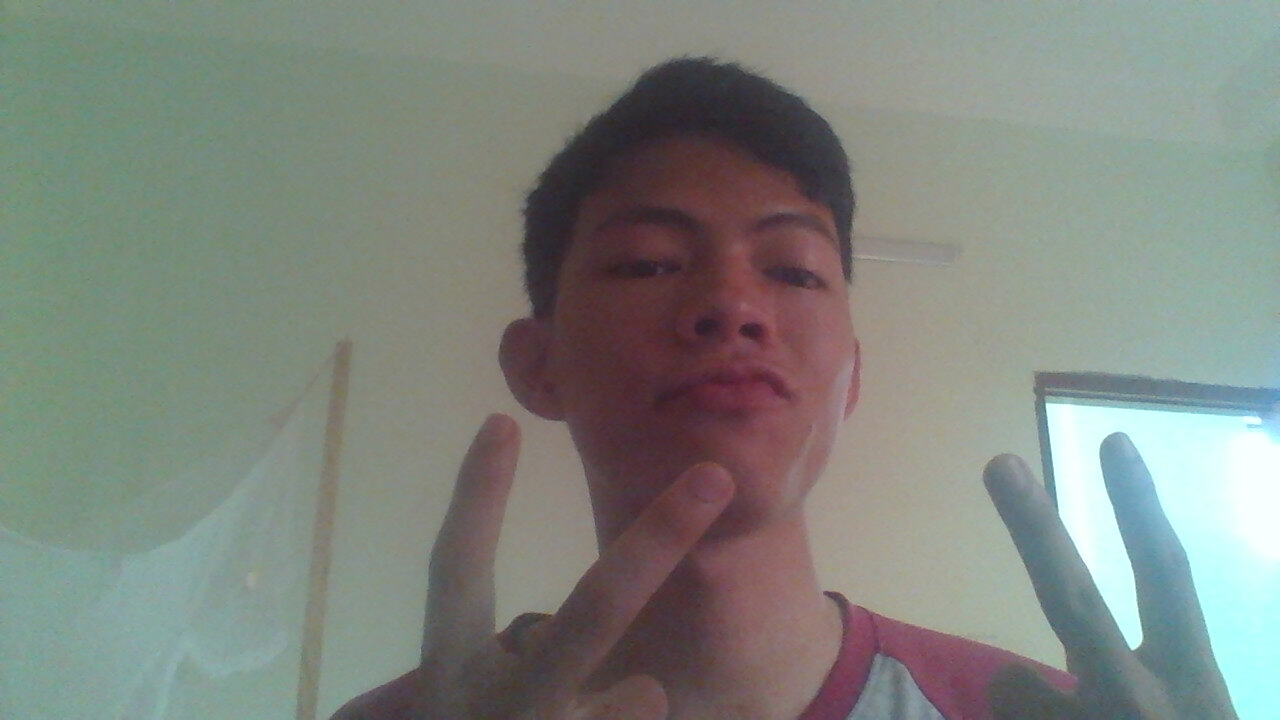
#> input picture test.jpg, 1280 x 720 px; its folder holds only this picture in this run
$ python -i __init__.py   (imports and definitions only)   (Python 2 division)
#> lines starting #> are read from the running program, lines starting #| are printed output that depends on the picture
import cv2
import numpy as np
import os
from setting import NAME_LIST, OUT_PATH
import math


def resize(image):
    height = image.shape[0]
#> height = 720
    width = image.shape[1]
#> width = 1280
    sc = width*1.0/height
#> sc = 1.78
    if sc>1:
        x = width-height
#> x = 560
        image = cv2.copyMakeBorder(image,x/2,x/2,0,0,cv2.BORDER_CONSTANT,value=[0,0,0])
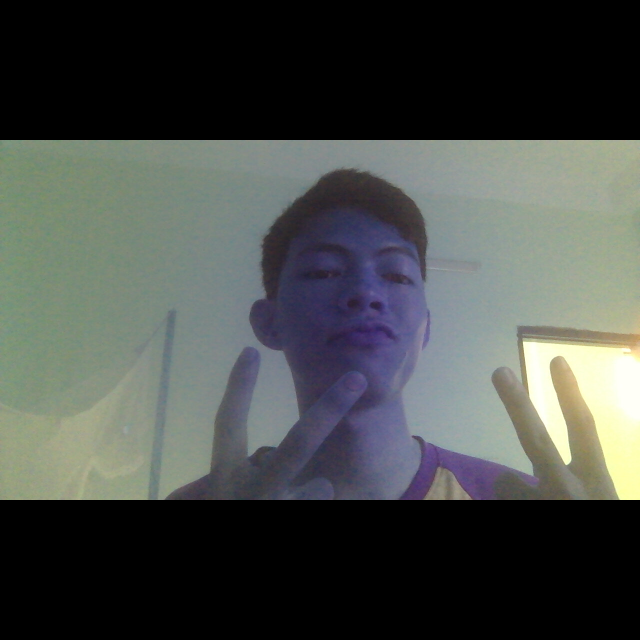
#> image: shape (1280, 1280, 3) (shown at 1/2 size); mean of channels 0, 1, 2 72.1, 75.2, 71.4; drawn as B, G, R
    if sc<1:
        x = height-width
        image = cv2.copyMakeBorder(image,0,0,x/2,x/2,cv2.BORDER_CONSTANT,value=[0,0,0])

    # r = 100.0 / image.shape[0]
    dim = (100, 100)
    image = cv2.resize(image, dim, interpolation = cv2.INTER_AREA)
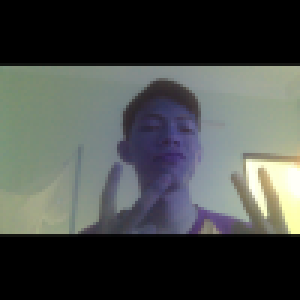
#> image: shape (100, 100, 3) (shown 3 times larger); mean of channels 0, 1, 2 72.1, 75.2, 71.4; drawn as B, G, R

    return image


def kmeans(img,k=3, loop=5):
    # img = cv2.imread('1ant009.jpg')
    # im = cv2.cvtColor(img,cv2.COLOR_RGB2Lab)
#> called with k = 3, loop = 5
    Z = img.reshape((-1,3))

    # [14 lines of commented-out code are left out]
    Z = np.float32(Z)
    # define criteria, number of clusters(K) and apply kmeans()
    criteria = (cv2.TERM_CRITERIA_EPS + cv2.TERM_CRITERIA_MAX_ITER, loop, 1.0)
    # criteria = (cv2.TERM_CRITERIA_MAX_ITER, loop, 1.0)
    ret,label,center = cv2.kmeans(Z,k,None,criteria,10,cv2.KMEANS_RANDOM_CENTERS)
#> ret = 11903595.4; label = 10000 values, max 2 at index 0, min 0 at index 2652, mean 1.31; center = [[89.86, 66.13, 70.22], [139.9, 154.2, 144.1], [0.69, 0.746, 0.717]]

    # Now convert back into uint8, and make original image
    center = np.uint8(center)
#> center = [[89, 66, 70], [139, 154, 144], [0, 0, 0]]
    res = center[label.flatten()]
    res2 = res.reshape((img.shape))
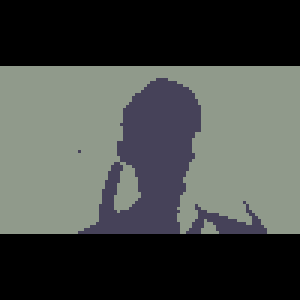
#> res2: shape (100, 100, 3) (shown 3 times larger); mean of channels 0, 1, 2 71.3, 74.8, 71; drawn as B, G, R

    # cv2.imwrite("ok3.jpg", res2)
    return label, center, res2


# [24 lines left out: functions onClusterChange, onKmeanChange, onErosionChange, onDilasionChange, not called in this run]


def fill(board,image,m,n):
    for i in xrange(image.shape[0]):
        for j in xrange(image.shape[1]):
            board[m*100+i][n*image.shape[1]+j] = image[i][j]
    return board

def joinMutipleImage(*images):
    m = int(round(len(images)/2.0))
    n = 2
    width = 0
    height = 200
    for i in xrange(m):
        width = width + images[i].shape[1]
    canvas = np.zeros((height, width, 3), dtype=np.uint8)
    # for item in images:
    k = 0
    for i in xrange(n):
        for j in xrange(m):
            if k< len(images):
                canvas = fill(canvas,images[k],i,j)
                k = k + 1
    return canvas

def extraction(image,n, count):
    result = []
    label, center, kmean_image = kmeans(image,n, count)
#> center = [[89, 66, 70], [139, 154, 144], [0, 0, 0]]
    # [8 lines of commented-out code are left out]
    for i in xrange(n):
        new_image = image.tolist()
        kmean_image_list = kmean_image.tolist()
        # new_image = map(lambda row: map(lambda point: point if point != center[i].tolist() else [0,0,0], row), kmean_image_list)
        for index_row,row in enumerate(kmean_image_list):
            for index_column,point in enumerate(row):
                if point != center[i].tolist():
                    new_image[index_row][index_column]=[0,0,0]

        new_image = np.array(new_image, dtype=np.uint8)
        # new_image = cv2.cvtColor(new_image, cv2.COLOR_BGR2GRAY)
        # ret,new_image = cv2.threshold(new_image,0,255,cv2.THRESH_OTSU)
        result.append(new_image)
#> this loop made 3 passes
#> pass 1, in extraction, `new_image = np.array(new_image, dtype=np.uint8)`:
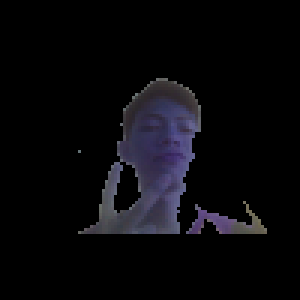
#> new_image: shape (100, 100, 3) (shown 3 times larger); mean of channels 0, 1, 2 11.7, 8.6, 9.2; drawn as B, G, R
#> pass 2, in extraction, `new_image = np.array(new_image, dtype=np.uint8)`:
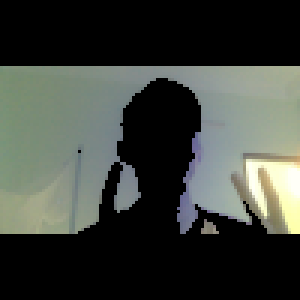
#> new_image: shape (100, 100, 3) (shown 3 times larger); mean of channels 0, 1, 2 60.1, 66.2, 61.9; drawn as B, G, R
#> pass 3, in extraction, `new_image = np.array(new_image, dtype=np.uint8)`:
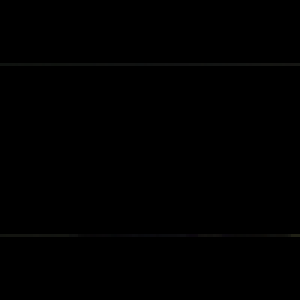
#> new_image: shape (100, 100, 3) (shown 3 times larger); mean of channels 0, 1, 2 0.3, 0.3, 0.3; drawn as B, G, R
#> after the loop, result = 3 items
    return result

def showImage(image):
    global num_of_cluster
    num_of_cluster = 3
    global loop_of_kmean
    loop_of_kmean = 5
    global Erosion
    Erosion = 0
    global Dilasion
    Dilasion = 0
    image = resize(image)

    # print image
    wname = "Image"
    cv2.namedWindow(wname)

    # create trackbars for color change
    cv2.createTrackbar('Cluster',wname,3,20,onClusterChange)
    cv2.createTrackbar('KCount',wname,5,20,onKmeanChange)
    # cv2.createTrackbar('Erosion',wname,0,1,onErosionChange)
    # cv2.createTrackbar('Dilasion',wname,0,1,onDilasionChange)
    global update
    update = True
    run = True
    while(run):
        # if update:
        images = extraction(image,num_of_cluster, loop_of_kmean)
#> images = 3 items
        show_image = joinMutipleImage(*images)
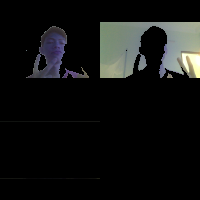
#> show_image: shape (200, 200, 3); mean of channels 0, 1, 2 18, 18.8, 17.8; drawn as B, G, R
        cv2.imshow("Image", show_image)
        update = False

        key = cv2.waitKey(0)
#> (key q is pressed here)
        if key > ord('0') and key <= ord('9'):
            return images[key-48-1]
        elif key == ord('q'):
            run = False

def huMonents(image):
    image = cv2.cvtColor(image, cv2.COLOR_BGR2GRAY)
    return cv2.HuMoments(cv2.moments(image)).flatten()

# [42 lines left out: functions logarit, list_item, save_img, rename, renameEdge, not called in this run]

def renameInEdge(path):
    for index, item_path in enumerate(list_item(path)):
        renameEdge(item_path)

# [4 lines left out: function nameGrToEgde, not called in this run]


>>> import cv2
>>> picture = cv2.cvtColor(cv2.imread('../test.jpg'), cv2.COLOR_BGR2RGB)
>>> result = showImage(picture)
